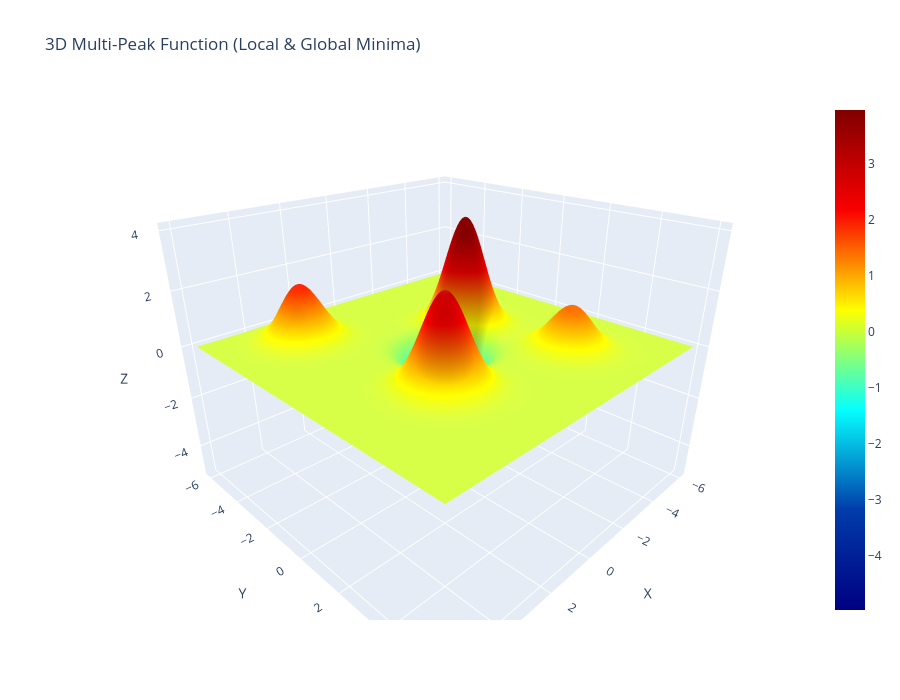

Notebook code for this chart:
### Markdown cell above
# # Non Convex Fuction

### Code cell
import numpy as np
import plotly.graph_objects as go

# Define a multi-peak function (like in your image)
def f(x, y):
    return (
        3 * np.exp(-((x-2)**2 + (y-2)**2)) +
        4 * np.exp(-((x+2)**2 + (y+1)**2)) +
        2 * np.exp(-((x-3)**2 + (y+4)**2)) +
        1.5 * np.exp(-((x+3)**2 + (y-3)**2)) -
        5 * np.exp(-((x-0)**2 + (y-0)**2))
    )

# Create meshgrid
x = np.linspace(-6, 6, 200)
y = np.linspace(-6, 6, 200)
X, Y = np.meshgrid(x, y)
Z = f(X, Y)

# Plotly 3D Surface
fig = go.Figure(data=[
    go.Surface(
        x=X, y=Y, z=Z,
        colorscale="Jet",
        showscale=True
    )
])

fig.update_layout(
    title="3D Multi-Peak Function (Local & Global Minima)",
    scene=dict(
        xaxis_title="X",
        yaxis_title="Y",
        zaxis_title="Z",
        camera=dict(eye=dict(x=1.2, y=1.2, z=0.8))
    ),
    width=900,
    height=700
)

fig.show()

### Figure 1 — Plotly figure (JSON) as saved in the notebook; plotly's stock layout.template omitted (floating-point values rounded to 4 significant figures; data arrays with more than 128 entries replaced by an {"elided": "..."} marker saying what was removed)
{"data": [{"colorscale": [[0, "rgb(0,0,131)"], [0.2, "rgb(0,60,170)"], [0.4, "rgb(5,255,255)"], [0.6, "rgb(255,255,0)"], [0.8, "rgb(250,0,0)"], [1, "rgb(128,0,0)"]], "showscale": true, "type": "surface", "x": {"elided": "200x200 float values"}, "y": {"elided": "200x200 float values"}, "z": {"elided": "200x200 float values"}}], "layout": {"height": 700, "scene": {"camera": {"eye": {"x": 1.2, "y": 1.2, "z": 0.8}}, "xaxis": {"title": {"text": "X"}}, "yaxis": {"title": {"text": "Y"}}, "zaxis": {"title": {"text": "Z"}}}, "title": {"text": "3D Multi-Peak Function (Local & Global Minima)"}, "width": 900}}
